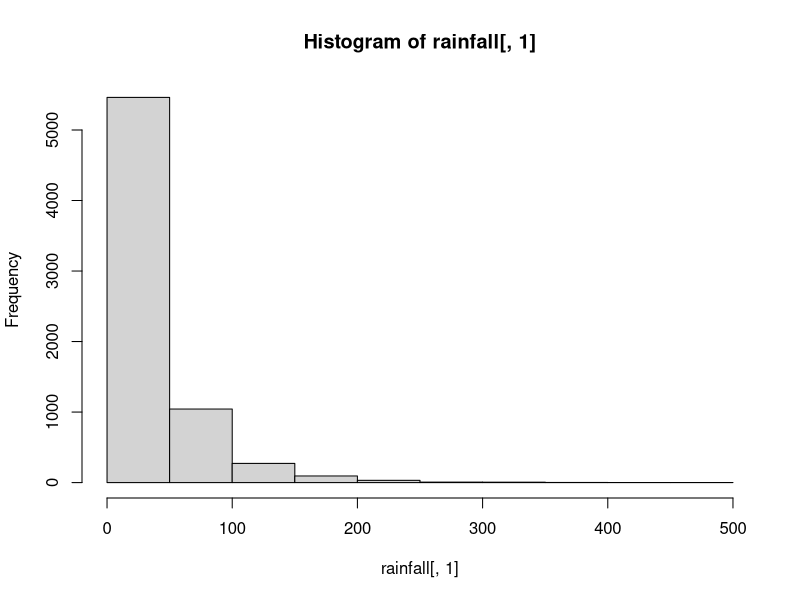
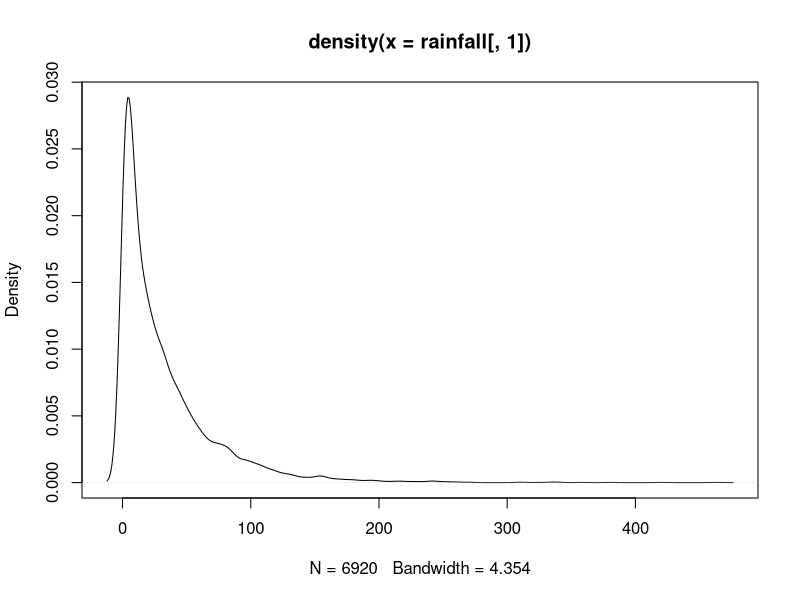
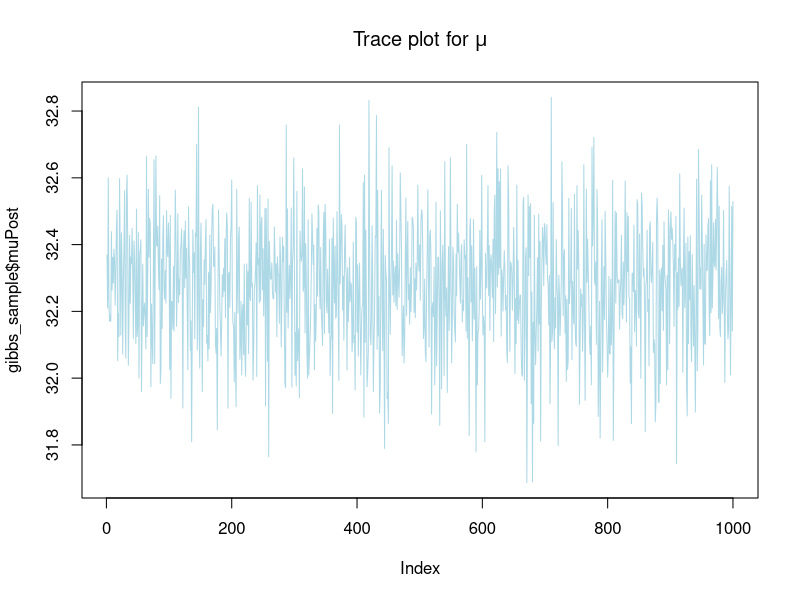
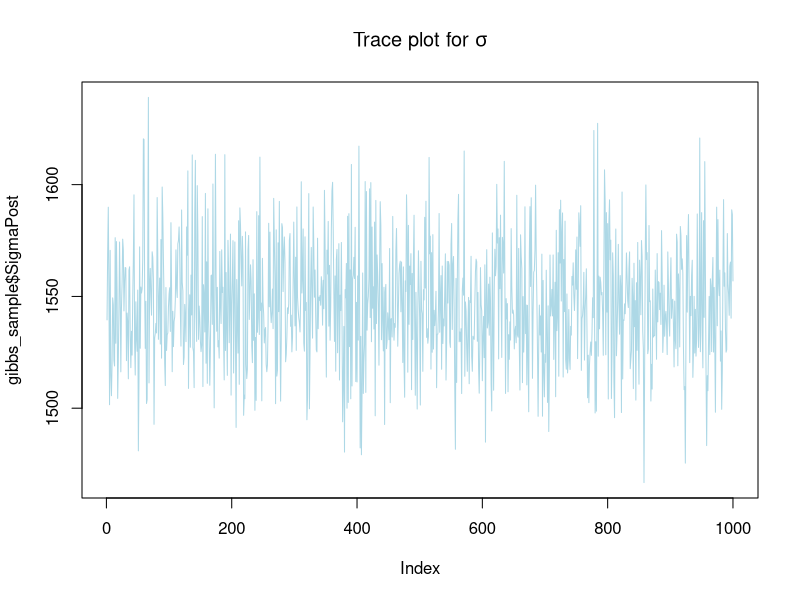
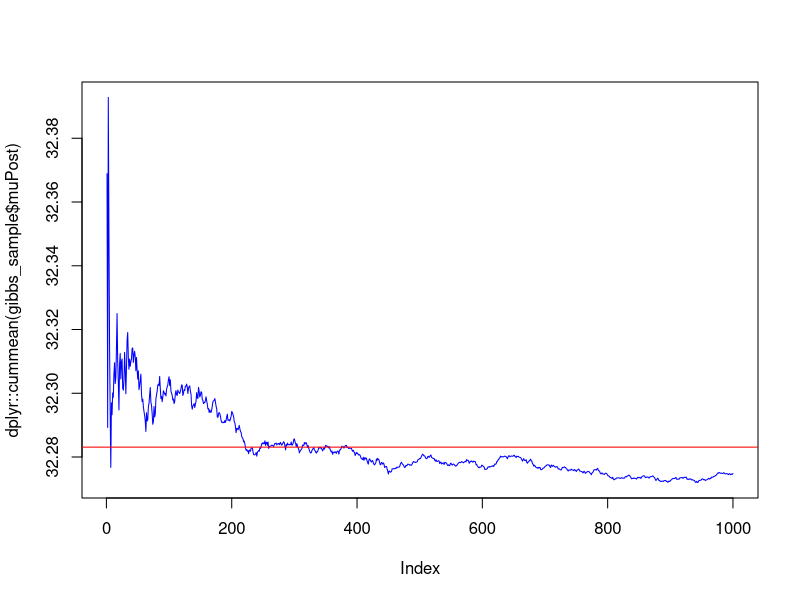
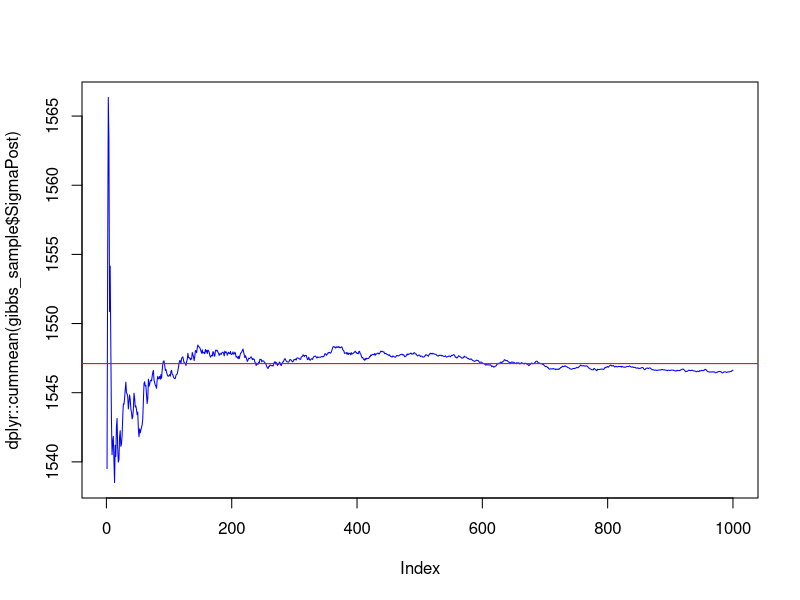
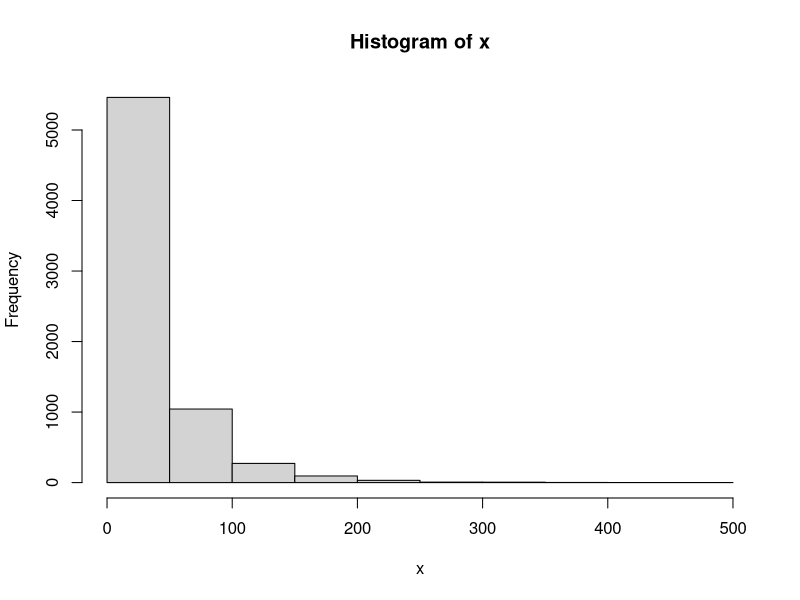
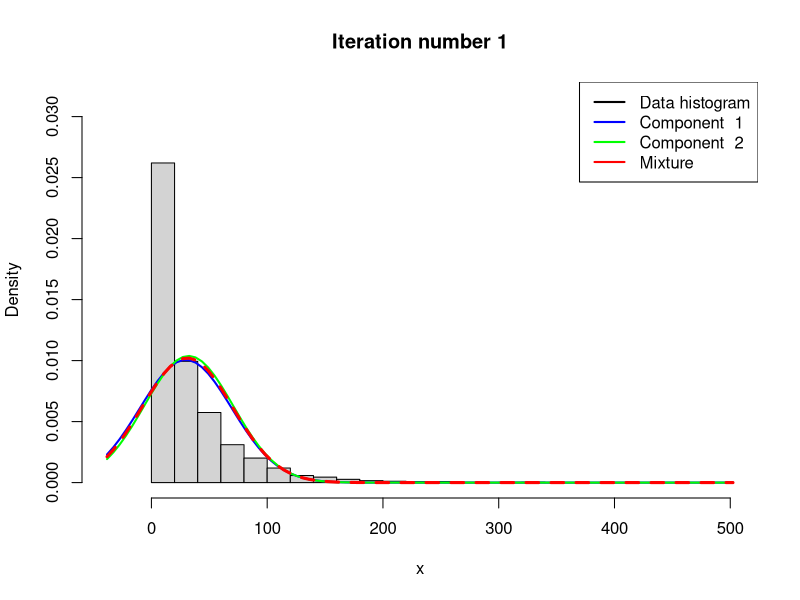

These figures' R source, in order: (Note: a time limit stopped this script after it produced the figures.)

# Exercise 1 -Normal model, mixture of normal model with semi-conj --------

# a)

#  i) 


rainfall<-read.table('rainfall.dat',head=F)

hist(rainfall[,1])
plot(density(rainfall[,1]))


# inverse chi-sqare function
rInvChi2<-function(v0,sigma_sq0){
  # returns one sample from Inv-chi square for given (df,sigma)
  inverse.chi<-(v0*sigma_sq0)/rchisq(1,v0)
  return(inverse.chi)
}


GibbsSampler<-function(nIter,mu0,tau0_squared,Sigma0_squared,v0,y){
  n=length(y)
  muPost<-rep(0,nIter)
  SigmaPost<-rep(0,nIter)
  #ySample<-rep(0,nIter)
  
  numerator= ( n/Sigma0_squared )+( 1/tau0_squared)
  w=(n/Sigma0_squared)/numerator
  mu_n=w*mean(y)+(1-w)*mu0
  tau_n_squared=1/numerator
  
  for (i in 1:nIter){
  
    muPost[i]<-rnorm(n = 1,mean = mu_n,sd = tau_n_squared)
    SigmaPost[i]<-rInvChi2(v0+n, (v0*Sigma0_squared+sum( (y-muPost[i])^2)) / (v0+n) )
    #ySample[i]<-rnorm(n=1,muPost[i],SigmaPost[i])
  }
  
  return(list('muPost'=muPost,'SigmaPost'=SigmaPost)) #,'samplePost'=ySample))
  
}

mu0=mean(rainfall[,1])
tau0=1
v0=1
Sigma2=var(rainfall[,1])

gibbs_sample=GibbsSampler(1000,mu0,tau0,Sigma2,v0,rainfall[,1] )


#   ii)
plot(gibbs_sample$muPost,type = "l",main = expression(paste("Trace plot for ", mu)),
     col="lightblue",pch="o")
plot(gibbs_sample$SigmaPost,type = 'l',main = expression(paste("Trace plot for ",sigma)),
     col="lightblue")


plot(dplyr::cummean(gibbs_sample$muPost),type="l",col="blue")
abline(h=mean(rainfall[,1]),col="red")

plot(dplyr::cummean(gibbs_sample$SigmaPost),type="l",col="blue")
abline(h=var(rainfall[,1]),col="red")



# b)
x<-as.matrix(rainfall[,1])

# Model options
nComp <- 2    # Number of mixture components

# Prior options
alpha <- 10*rep(1,nComp) # Dirichlet(alpha)
muPrior <- rep(0,nComp) # Prior mean of mu
tau2Prior <- rep(10,nComp) # Prior std of mu
sigma2_0 <- rep(var(x),nComp) # s20 (best guess of sigma2)
nu0 <- rep(4,nComp) # degrees of freedom for prior on sigma2

# MCMC options
nIter <- 1000 # Number of Gibbs sampling draws



# Plotting options
plotFit <- TRUE
lineColors <- c("blue", "green", "magenta", 'yellow')
sleepTime <- 0.1 # Adding sleep time between iterations for plotting
################   END USER INPUT ###############

###### Defining a function that simulates from the 
rScaledInvChi2 <- function(n, df, scale){
  return((df*scale)/rchisq(n,df=df))
}

####### Defining a function that simulates from a Dirichlet distribution
rDirichlet <- function(param){
  nCat <- length(param)
  piDraws <- matrix(NA,nCat,1)
  for (j in 1:nCat){
    piDraws[j] <- rgamma(1,param[j],1)
  }
  piDraws = piDraws/sum(piDraws) # Diving every column of piDraws by the sum of the elements in that column.
  return(piDraws)
}

# Simple function that converts between two different representations of the mixture allocation
S2alloc <- function(S){
  n <- dim(S)[1]
  alloc <- rep(0,n)
  for (i in 1:n){
    alloc[i] <- which(S[i,] == 1)
  }
  return(alloc)
}

# Initial value for the MCMC
nObs <- length(x)
S <- t(rmultinom(nObs, size = 1 , prob = rep(1/nComp,nComp))) # nObs-by-nComp matrix with component allocations.
mu <- quantile(x, probs = seq(0,1,length = nComp))
sigma2 <- rep(var(x),nComp)
probObsInComp <- rep(NA, nComp)

# Setting up the plot
xGrid <- seq(min(x)-1*apply(x,2,sd),max(x)+1*apply(x,2,sd),length = 100)
xGridMin <- min(xGrid)
xGridMax <- max(xGrid)
mixDensMean <- rep(0,length(xGrid))
effIterCount <- 0
ylim <- c(0,2*max(hist(x)$density))


for (k in 1:nIter){
  message(paste('Iteration number:',k))
  alloc <- S2alloc(S) # Just a function that converts between different representations of the group allocations
  nAlloc <- colSums(S)
  print(nAlloc)
  # Update components probabilities
  pi <- rDirichlet(alpha + nAlloc)
  
  # Update mu's
  for (j in 1:nComp){
    precPrior <- 1/tau2Prior[j]
    precData <- nAlloc[j]/sigma2[j]
    precPost <- precPrior + precData
    wPrior <- precPrior/precPost
    muPost <- wPrior*muPrior + (1-wPrior)*mean(x[alloc == j])
    tau2Post <- 1/precPost
    mu[j] <- rnorm(1, mean = muPost, sd = sqrt(tau2Post))
  }
  
  # Update sigma2's
  for (j in 1:nComp){
    sigma2[j] <- rScaledInvChi2(1, df = nu0[j] + nAlloc[j], scale = (nu0[j]*sigma2_0[j] + sum((x[alloc == j] - mu[j])^2))/(nu0[j] + nAlloc[j]))
  }
  
  # Update allocation
  for (i in 1:nObs){
    for (j in 1:nComp){
      probObsInComp[j] <- pi[j]*dnorm(x[i], mean = mu[j], sd = sqrt(sigma2[j]))
    }
    S[i,] <- t(rmultinom(1, size = 1 , prob = probObsInComp/sum(probObsInComp)))
  }
  
  # Printing the fitted density against data histogram
  if (plotFit && (k%%1 ==0)){
    effIterCount <- effIterCount + 1
    hist(x, breaks = 20, freq = FALSE, xlim = c(xGridMin,xGridMax), main = paste("Iteration number",k), ylim = ylim)
    mixDens <- rep(0,length(xGrid))
    components <- c()
    for (j in 1:nComp){
      compDens <- dnorm(xGrid,mu[j],sd = sqrt(sigma2[j]))
      mixDens <- mixDens + pi[j]*compDens
      lines(xGrid, compDens, type = "l", lwd = 2, col = lineColors[j])
      components[j] <- paste("Component ",j)
    }
    mixDensMean <- ((effIterCount-1)*mixDensMean + mixDens)/effIterCount

    lines(xGrid, mixDens, type = "l", lty = 2, lwd = 3, col = 'red')
    legend("topright", box.lty = 1, legend = c("Data histogram",components, 'Mixture'),
           col = c("black",lineColors[1:nComp], 'red'), lwd = 2)
    Sys.sleep(sleepTime)
  }
  
}

hist(x, breaks = 20, freq = FALSE, xlim = c(xGridMin,xGridMax), main = "Final fitted density")
lines(xGrid, mixDensMean, type = "l", lwd = 2, lty = 4, col = "red")
lines(xGrid, dnorm(xGrid, mean = mean(x), sd = apply(x,2,sd)), type = "l", lwd = 2, col = "blue")
legend("topright", box.lty = 1, legend = c("Data histogram","Mixture density","Normal density"), col=c("black","red","blue"), lwd = 2)

# c)



hist(rainfall[,1], breaks = 20, freq = FALSE, main = " ",xlim = c(xGridMin,xGridMax))
lines(xGrid, mixDensMean, type = "l", lwd = 2, lty = 4, col = "red")
lines(seq(-100,400,0.01), dnorm(seq(-100,400,0.01), mean = mean(gibbs_sample$muPost), 
                   sd = sqrt(mean(gibbs_sample$SigmaPost))), type = "l", lwd = 2, col = "blue")
legend("topright", box.lty = 1, legend = c("Data histogram","Mixture density","Normal density"), col=c("black","red","blue"), lwd = 2)



# Exercise 2-Metropolis Random walk for Poisson regression ----------------


# a)

ebay_data=read.table('eBayNumberOfBidderData.dat',head=T)
dim(ebay_data)

glmModel <-glm(nBids ~ 0 + ., data = ebay_data, family = poisson(link = "log"))

# create a boolen for the significant coefficients a=0.05
coeffs_toselect<-summary(glmModel)$coefficients[-1,4]<0.05
# select sig. variables
sign_coeffs<- names(coeffs_toselect)[coeffs_toselect == TRUE] 

cat('The significant coefficients are :',sign_coeffs)

# b)

library("mvtnorm")
# Data from the read.table function is a data frame. Let's convert y and X to vector and matrix.
y <- as.vector(ebay_data[,which(names(ebay_data)=="nBids")]);length(y)
X <- as.matrix(ebay_data[,-which(names(ebay_data)=='nBids')]);dim(x)
covNames <- names(X)
nPara <- dim(X)[2];

tau <- 10;  
Sigma <- tau^2*solve(t(X)%*%X);



LogPostPoison <- function(betaVect,y,X,Sigma){
  
  nPara <- length(betaVect);
  linPred <- X%*%betaVect;
  
  # evaluating the log-likelihood                                    
  logLik <- sum( linPred*y -exp(linPred) );
  if (abs(logLik) == Inf) logLik = -20000; # Likelihood is not finite, stear the optimizer away from here!
  
  # evaluating the prior
  logPrior <- dmvnorm(betaVect, matrix(0,nPara,1), Sigma, log=TRUE);

  # add the log prior and log-likelihood together to get log posterior
  return(logLik + logPrior)
}

initVal <- as.vector(rep(0,dim(X)[2])); 


OptimResults<-optim(initVal,LogPostPoison,gr=NULL,y,X,Sigma,method=c("BFGS"),control=list(fnscale=-1),hessian=TRUE)

# Printing the results to the screen
postMode <- OptimResults$par
postCov <- -solve(OptimResults$hessian) # Posterior covariance matrix is -inv(Hessian)
names(postMode) <- covNames # Naming the coefficient by covariates
approxPostStd <- sqrt(diag(postCov)) # Computing approximate standard deviations.
names(approxPostStd) <- covNames # Naming the coefficient by covariates
print('The posterior mode is:')
print(postMode)
print('The approximate posterior standard deviation is:')
print(approxPostStd)


library(MASS)
require(RColorBrewer)
pal<-brewer.pal(9, "Paired")

samp<-mvrnorm(1000,postMode,postCov)

par(mfrow=c(2,4))
for(i in 2:9){
  hist(samp[,i],freq=F,
       main=paste(colnames(X)[i]),
       xlab='param',ylab='value',lwd=2)
  lines(density(samp[,i]),col =sample(pal,1))
}



#  c)

library(mvtnorm)

RWMSampler<-function(logPostFunc,n.sim,cx,betaVect,SigmaP,...){
  
  initSample=mvrnorm(n = 1,betaVect,SigmaP)
 
  mat_betas<-matrix(nrow=n.sim,ncol=length(initSample))

  mat_betas[1,]<-initSample
  
  for(i in 2:n.sim){
  
    propSample<-as.vector( mvrnorm(n=1,mat_betas[i-1,],cx*SigmaP) )
  
    r=exp( logPostFunc(propSample,...)-logPostFunc(as.vector(mat_betas[i-1,]),...) )
    
    if( runif(1)<min(1,r) ){
      mat_betas[i,]<-propSample
    }else{
      mat_betas[i,]<-mat_betas[i-1,]
    }
    
  }
  return(mat_betas)
  
}


betaVect=as.vector(rep(0,dim(X)[2]));y=y;X=X;SigmaP=postCov;n.sim=5000;cx=0.5
res<-RWMSampler(LogPostPoison,n.sim,cx,betaVect,SigmaP,y,X,Sigma)

# require(RColorBrewer)
# pal<-brewer.pal(9, "Paired")

par(mfrow=c(3,3))
for(i in 1:9){
  plot(res[,i],type="l",
       main=paste('Covergence of ',colnames(X)[i]),
       col =sample(pal,1),
       xlab='index',ylab='value',lwd=2)
}


par(mfrow=c(2,4))
for(i in 2:9){
  hist(res[,i],freq=F,breaks=30,
       main=paste('Covergence of ',colnames(X)[i]),
       xlab='index',ylab='value',lwd=2)
  lines(density(res[,i]),col =sample(pal,1),lwd=2)
}
